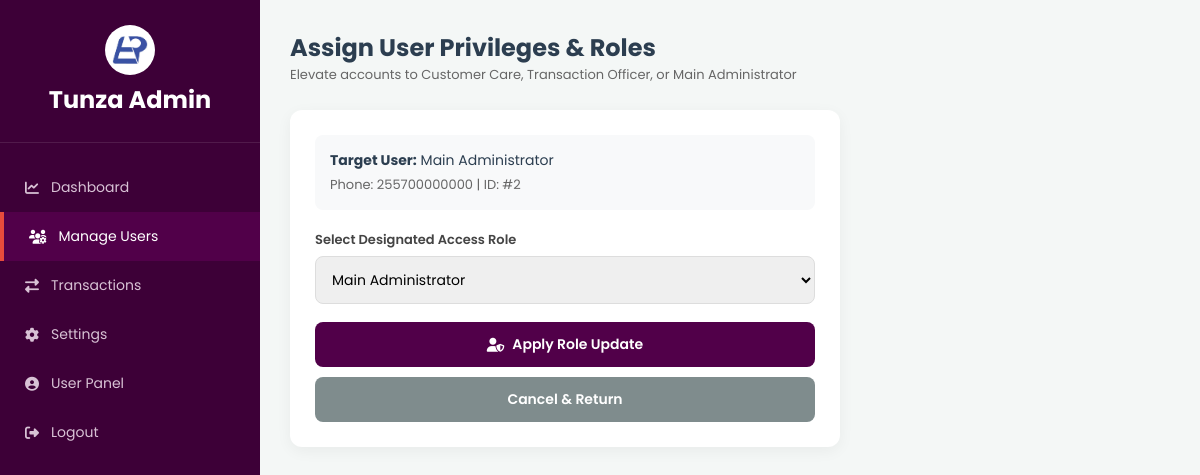
The app's page /admin/manage_role.php?id=2 (signed in) with its own data.
### tables this page shows
CREATE TABLE IF NOT EXISTS `system_settings` (
    `setting_key` VARCHAR(60) PRIMARY KEY,
    `setting_value` TEXT NULL,
    `updated_at` TIMESTAMP DEFAULT CURRENT_TIMESTAMP ON UPDATE CURRENT_TIMESTAMP
);

CREATE TABLE IF NOT EXISTS users (
    id INT AUTO_INCREMENT PRIMARY KEY,
    full_name VARCHAR(100) NOT NULL,
    email VARCHAR(100) NOT NULL UNIQUE,
    phone_number VARCHAR(20) NOT NULL UNIQUE,
    password VARCHAR(255) NOT NULL,  
    profile_pic VARCHAR(255) DEFAULT 'default.png',
    created_at TIMESTAMP DEFAULT CURRENT_TIMESTAMP,
    updated_at TIMESTAMP DEFAULT CURRENT_TIMESTAMP ON UPDATE CURRENT_TIMESTAMP
);

### admin/manage_role.php (the view, shortened to what this page needs)
<?php
require_once '../database/auth.php';
$target_id = filter_var($_GET['id'] ?? 0, FILTER_VALIDATE_INT);
$targetUser = null;
if ($target_id) {
    $stmtUser = $pdo->prepare("SELECT id, full_name, phone_number, role, status FROM users WHERE id = :id LIMIT 1");
    $stmtUser->execute(['id' => $target_id]);
    $targetUser = $stmtUser->fetch(PDO::FETCH_ASSOC);
}
$site_logo = 'assets/images/panta logo-07.jpg';
try {
    $stmtLogo = $pdo->query("SELECT setting_value FROM system_settings WHERE setting_key = 'site_logo' LIMIT 1");
    if ($stmtLogo && $row = $stmtLogo->fetch(PDO::FETCH_ASSOC)) {
        if (!empty($row['setting_value'])) { $site_logo = $row['setting_value']; }
    }
} catch (PDOException $e) {}
?>
<!DOCTYPE html>
<html lang="en">
<head>
    <link rel="stylesheet" href="https://cdnjs.cloudflare.com/ajax/libs/font-awesome/6.4.0/css/all.min.css">
</head>
<body>
<div class="admin-container">
    <div class="sidebar">
        <div class="sidebar-brand">
            <img src="../<?= htmlspecialchars($site_logo) ?>" style="width: 50px; height: 50px; border-radius: 50%;">
            <h2>Tunza Admin</h2>
        </div>
        <ul class="sidebar-menu">
            <li><a href="dashboard.php"><i class="fas fa-chart-line"></i> Dashboard</a></li>
            <li class="active"><a href="users.php"><i class="fas fa-users-cog"></i> Manage Users</a></li>
            <li><a href="transactions.php"><i class="fas fa-exchange-alt"></i> Transactions</a></li>
            <li><a href="settings.php"><i class="fas fa-cog"></i> Settings</a></li>
            <li><a href="../pages/dashboard.php"><i class="fas fa-user-circle"></i> User Panel</a></li>
            <li><a href="../pages/logout.php"><i class="fas fa-sign-out-alt"></i> Logout</a></li>
        </ul>
    </div>
    <div class="main-content">
        <div style="margin-bottom: 25px;">
            <h2>Assign User Privileges & Roles</h2>
            <p style="font-size: 13px; color: #666;">Elevate accounts to Customer Care, Transaction Officer, or Main Administrator</p>
        </div>
        <?php if ($targetUser): ?>
            <div class="card-panel">
                <form method="POST">
                    <div style="background: #f8f9fa; padding: 15px; border-radius: 8px; margin-bottom: 20px;">
                        <p style="font-size: 14px;"><strong>Target User:</strong> <?= htmlspecialchars($targetUser['full_name']) ?></p>
                        <p style="font-size: 13px; color: #666; margin-top: 4px;">Phone: <?= htmlspecialchars($targetUser['phone_number']) ?> | ID: #<?= $targetUser['id'] ?></p>
                    </div>
                    <div class="form-group">
                        <label>Select Designated Access Role</label>
                        <select name="new_role" required>
                            <option value="admin" <?= $targetUser['role'] === 'admin' ? 'selected' : '' ?>>Main Administrator</option>
                        </select>
                    </div>
                    <button type="submit" class="btn-action">
                        <i class="fas fa-user-shield"></i> Apply Role Update
                    </button>
                    <a href="users.php" class="btn-action" style="background:#7f8c8d; margin-top: 10px;">Cancel & Return</a>
                </form>
            </div>
        <?php endif; ?>
    </div>
</div>
</body>
</html>

### admin/manage_role.php (style rules this page uses)
* { margin: 0; padding: 0; box-sizing: border-box; font-family: 'Poppins', sans-serif; }
body { height: 100vh; overflow: hidden; background-color: #f4f7f6; color: #2c3e50; }
.admin-container { display: flex; height: 100vh; width: 100vw; overflow: hidden; }
.sidebar { width: 260px; height: 100vh; background: #3d0037; color: #fff; padding: 25px 0; flex-shrink: 0; }
.sidebar-brand { text-align: center; padding-bottom: 25px; border-bottom: 1px solid rgba(255,255,255,0.1); }
.sidebar-menu { list-style: none; margin-top: 20px; }
.sidebar-menu li a { display: flex; align-items: center; gap: 12px; padding: 14px 25px; color: #d8c2d5; text-decoration: none; font-size: 14px; transition: 0.3s; }
.sidebar-menu li a:hover, .sidebar-menu li.active a { background: #510049; color: #fff; border-left: 4px solid #e74c3c; }
.main-content { flex-grow: 1; height: 100vh; padding: 30px; overflow-y: auto; }
.card-panel { background: #fff; padding: 25px; border-radius: 12px; box-shadow: 0 4px 15px rgba(0,0,0,0.05); max-width: 550px; }
.form-group { margin-bottom: 18px; }
.form-group label { display: block; font-weight: 600; font-size: 13px; color: #444; margin-bottom: 6px; }
.form-group select { width: 100%; padding: 12px; border-radius: 8px; border: 1.5px solid #ddd; font-size: 14px; outline: none; }
.btn-action { padding: 12px 24px; border-radius: 8px; background: #510049; color: #fff; border: none; cursor: pointer; font-size: 14px; font-weight: 600; display: inline-flex; align-items: center; justify-content: center; gap: 8px; text-decoration: none; width: 100%; }

### records on screen
system_settings: setting_value (picture)
users: full_name "Main Administrator", phone_number "255700000000", id "2", new_role "Main Administrator"
